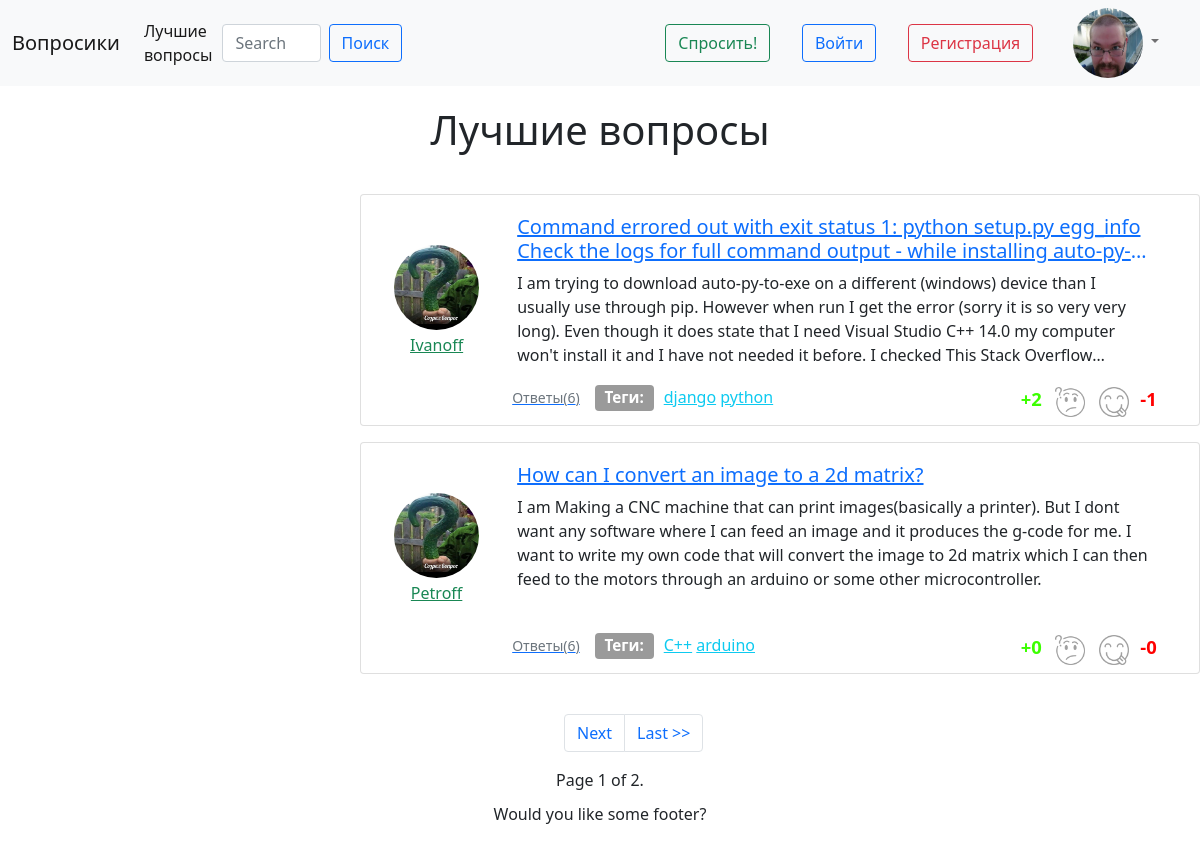
The app's page /hot with its own data.
### app/models.py (models this page shows, shortened)
class Question(models.Model):
    title = models.CharField(max_length=256)
    text = models.CharField(max_length=DEFAULT_TEXT_LENGTH)
    date_publish = models.TimeField(auto_now_add=True)
    tags = models.ManyToManyField(Tag, related_name='questions', related_query_name='question')
    author = models.ForeignKey(Profile, on_delete=models.CASCADE, related_name='questions', related_query_name='question')
    objects = QuestionManager()
    def get_absolute_url(self):
        return reverse('question', kwargs={'id': self.pk})
    def get_count_likes(self):
        return self.likes.filter(like_or_dislike=LikeQuestion.LIKE).count()
    def get_count_dislikes(self):
        return self.likes.filter(like_or_dislike=LikeQuestion.DISLIKE).count()

class Profile(models.Model):
    user = models.OneToOneField(User, on_delete=models.CASCADE)
    avatar = models.ImageField(upload_to='uploads/')
    objects = UserManager()

class Tag(models.Model):
    title = models.CharField(max_length=32, primary_key=True)
    objects = TagManager()
    def get_absolute_url(self):
        return reverse('tag', kwargs={'title': self.title})

### app/views.py (the view)
# urls.py: path('hot', hot, name='hot'),
def hot(request):
    paginator = Paginator(Question.objects.get_best_questions(), 2)
    page_number = request.GET.get('page')
    questions = paginator.get_page(page_number)
    return render(request, 'best_questions.html', {'page_obj': questions})

### app/models.py (called while the page is built)
    def get_best_questions(self):
        questions = super().get_queryset().all()
        questions = sorted(questions, key=lambda item: -item.likes.all().filter(like_or_dislike=LikeQuestion.LIKE).count())
        return questions

### templates/best_questions.html
{% extends "questions_page.html" %}
{% block title %}
    Лучшие вопросы
{% endblock %}

### templates/incl/question_card.html
{% load static %}
<div class="card mb-3" style="max-width: 540px;">
    <div class="row g-0">
        <div class="col-md-4" href="#">
            <a href="#">
                <img src="{% static "img/question_default_img.jpg" %}" class="img-fluid rounded-start avatar_on_question_card" alt="...">
            </a>
            <a class="link-success login_value" href="#">{{ question.author.user.username }}</a>
        </div>
        <div class="col-md-8">
            <div class="card-body question_texts">
                <h5 class="card-title"><a href="{{ question.get_absolute_url }}" class="question_title">{{ question.title }}</a></h5>
                <p class="card-text question_text">{{ question.text }}</p>
            </div>
            <a class="card-text answers" href="#"><small class="text-muted">Ответы({{ question.answers.count }})</small></a>
            <div class="badge bg-primary text-wrap tags_pre_text" style="width: 6rem;">
                Теги:
            </div>
            <div class="tags_block">
                {% for tag in question.tags.all %}
                    <a href="{{ tag.get_absolute_url }}" class="link-info">{{ tag.title }}</a>
                {% endfor %}
            </div>
            <div class="likes">
                <p class="count_likes">+{{ question.get_count_likes }}</p>
                <button class="like_btn" id="like_btn"><img src="{% static "img/like_smile.png" %}" alt=""></button>
                <button class="like_btn"><img src="{% static "img/dislike_smile.png" %}" alt=""></button>
                <p class="count_dislikes">-{{ question.get_count_dislikes }}</p>
            </div>
        </div>
    </div>
</div>

### static/css/base_style.css (style rules this page uses)
html { height: 100%; }
body { height: 100%; }

### static/css/question_card_style.css (style rules this page uses)
.avatar_on_question_card { border-radius: 50% !important; margin-bottom: 3px; width: 70%; margin-top: 40px; }
.card { max-width: 840px !important; }
.col-md-4 { display: block; width: 15%; text-align: center; }
.col-md-8 { width: 83%; }
.row { height: 230px; padding-top: 10px; padding-left: 15px; padding-right: 15px; }
.answers { margin-left: 15px; margin-top: 40px; float: left; }
.login_value { text-align: center; }
.question_texts { padding-top: 10px; margin-bottom: 2px; padding-left: 20px; height: 138px; }
.tags_pre_text { float: left; margin-left: 15px; width: auto !important; background-color: #9a9a9a !important; font-size: 0.95em; margin-top: 40px; }
.tags_block { float: left; margin-left: 10px; width: 350px; margin-top: 40px; }
.question_text { display: -webkit-box; -webkit-line-clamp: 4; -webkit-box-orient: vertical; overflow: hidden; }
.question_title { display: -webkit-box; -webkit-line-clamp: 2; -webkit-box-orient: vertical; overflow: hidden; }
.likes { float: left; margin-left: 7px; margin-top: 40px; }
.likes > p { display: inline; font-size: 1.15rem; font-weight: bold; }
.count_likes { color: #3cff00; margin-right: 3px; }
.count_dislikes { color: #ff0000; margin-left: 13px; }
.like_btn { width: 30px; height: 30px; outline: none; border: 0; background: transparent; }
.like_btn > img { width: inherit; height: inherit; }
#like_btn { margin-right: 10px; }

### records on screen
Question: author.user.username "Ivanoff", title "Command errored out with exit status 1: python setup.py egg_info Check the logs for full command output - while…", text "I am trying to download auto-py-to-exe on a different (windows) device than I usually use through pip. However when run I get the error (sorry it is so very very long). Even though it does state that I need Visual Studio C++ 14.0 my computer won't install it and I have not needed it before. I checked This Stack…", answers.count "6", get_count_likes "2", get_count_dislikes "1"
Tag: title "django"
Tag: title "python"
Question: author.user.username "Petroff", title "How can I convert an image to a 2d matrix?", text "I am Making a CNC machine that can print images(basically a printer). But I dont want any software where I can feed an image and it produces the g-code for me. I want to write my own code that will convert the image to 2d matrix which I can then feed to the motors through an arduino or some other microcontroller.", answers.count "6", get_count_likes "0", get_count_dislikes "0"
Tag: title "C++"
Tag: title "arduino"

### other values on screen
{{ page_obj.number }} "1"
{{ page_obj.paginator.num_pages }} "2"
